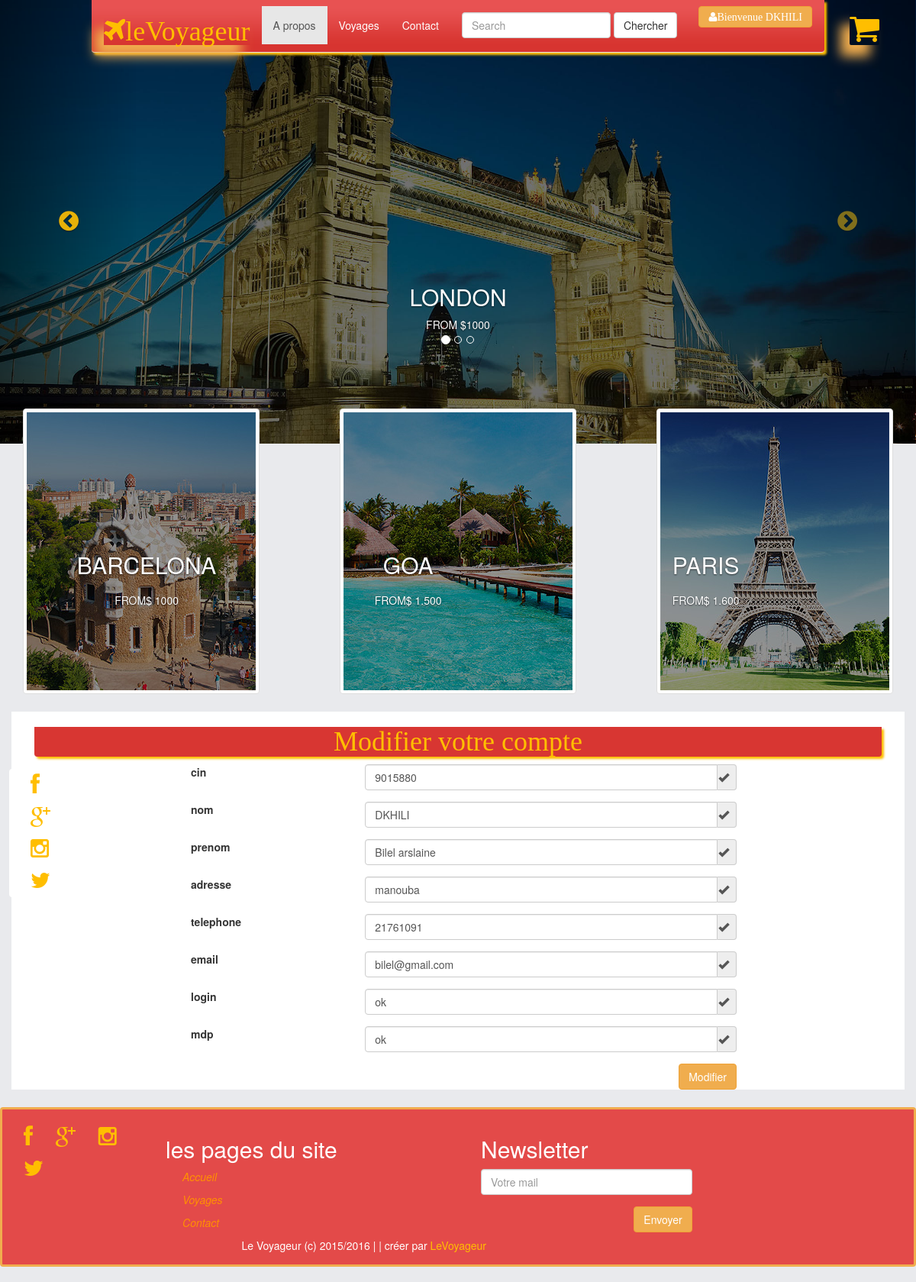
Page /levoyageurvBootstrap/modifinfoperso.php (signed in) on the committed database.
### tables this page shows
CREATE TABLE IF NOT EXISTS `client` (
  `id_client` int(11) NOT NULL AUTO_INCREMENT,
  `nom` varchar(20) NOT NULL,
  `prenom` varchar(20) NOT NULL,
  `cin` int(11) NOT NULL,
  `adresse` varchar(100) NOT NULL,
  `mail` varchar(100) NOT NULL,
  `login` varchar(100) NOT NULL,
  `mdp` varchar(100) NOT NULL,
  `role` int(11) NOT NULL,
  `nb_achat` int(11) NOT NULL,
  `tel` int(11) NOT NULL,
  PRIMARY KEY (`id_client`)
);

### levoyageurvBootstrap/modifinfoperso.php (the view, shortened to what this page needs)
<!DOCTYPE html>
<html lang="en">
<head>
<?php  include("front/head.php");  ?>
	</head>
	<body class="page1" id="top">
<?php
include ("front/nav.php");
include ("front/carousel.php");
include ("front/aprescarousel.php");
 ?>
			<div class="container content-body">
				<section class="row">
						<div class="col-xs-2 col-sm-2 col-md-2  col-lg-2 navbar-fixed-top sidebar-offcanvas text-align sidbar-social" id="sidebar" >
							<a class="btn btn-social-icon btn-facebook" onclick="_gaq.push(['_trackEvent', 'btn-social-icon', 'click', 'btn-facebook']);"><i class="fa fa-2x fa-facebook"></i></a>
							<a class="btn btn-social-icon btn-google" onclick="_gaq.push(['_trackEvent', 'btn-social-icon', 'click', 'btn-google']);"><i class="fa fa-2x   fa-google-plus"></i></a>
							<a class="btn btn-social-icon btn-instagram" onclick="_gaq.push(['_trackEvent', 'btn-social-icon', 'click', 'btn-instagram']);"><i class="fa fa-2x fa-instagram"></i></a>
							<a class="btn btn-social-icon btn-twitter" onclick="_gaq.push(['_trackEvent', 'btn-social-icon', 'click', 'btn-twitter']);"><i class="fa fa-2x fa-twitter"></i></a>
						</div>
						<div class="col-lg-12 col-md-12 col-xs-12 col-sm-12 ">
<div class=" col-lg-12 col-md-12 col-xs-12 col-sm-12 text-center">
						<h1 class="head1">Modifier votre compte</h1>
					</div>
	<?php
	include('php/connect-db.php');
		$id_client=$_SESSION['id_client'] ;
		$result = $mysqli->query("SELECT * FROM client where id_client='".$id_client."'");
		$row = $result->fetch_assoc();
		$nom = $row['nom'];
		$prenom = $row['prenom'];
		$login = $row['login'];
		$mdp = $row['mdp'];
		$adresse = $row['adresse'];
		$mail = $row['mail'];
		$tel = $row['tel'];
		$cin = $row['cin'];
		?>
			<form role="form" action="" method="post" >
				<div class="col-lg-8 col-lg-offset-2">
					<div class="form-group">
                         <label  for="InputName " class="  col-lg-4">cin</label>
						<div class="input-group col-lg-8 pull-rigth ">
							<input type="text"   value="<?php echo $cin;?>" class="form-control" name="cin" id="mail" placeholder="Enter votre nom" required>
							<span class="input-group-addon"><i class="glyphicon glyphicon-ok form-control-feedback"></i></span></div>
						</div>
						<div class="form-group">
						<label for="InputName "class="  col-lg-4">nom</label>
						<div class="input-group col-lg-8 pull-rigth">
							<input type="text"   value="<?php echo $nom;?>" class="form-control" name="nom" id="mail" placeholder="Enter votre nom" required>
							<span class="input-group-addon"><i class="glyphicon glyphicon-ok form-control-feedback"></i></span></div>
						</div>
						<div class="form-group">
							<label for="InputEmail"class="  col-lg-4">prenom</label>
							<div class="input-group col-lg-8 pull-rigth">
								<input  value="<?php echo $prenom;?>"  type="text" class="form-control" id="InputEmail" name="prenom" placeholder="Enter l prenom" required  >
								<span class="input-group-addon"><i class="glyphicon glyphicon-ok form-control-feedback"></i></span></div>
							</div>
							<div class="form-group">
								<label for="InputMessage" class="  col-lg-4">adresse</label>
								<div class="input-group col-lg-8 pull-rigth">
								<input value="<?php echo $adresse;?>"  type="text" class="form-control" id="InputEmail" name="adresse" placeholder="Enter l prenom" required  >
								<span class="input-group-addon"><i class="glyphicon glyphicon-ok form-control-feedback"></i></span></div>
							</div>
							<div class="form-group">
								<label for="InputMessage"class="  col-lg-4">telephone</label>
								<div class="input-group col-lg-8 pull-rigth">
								<input value="<?php echo $tel;?>"  type="text" class="form-control" id="InputEmail" name="tel" placeholder="Enter l prenom" required  >
								<span class="input-group-addon"><i class="glyphicon glyphicon-ok form-control-feedback"></i></span></div>
							</div>
							<div class="form-group">
								<label for="InputMessage"class="  col-lg-4">email</label>
								<div class="input-group col-lg-8 pull-rigth">
								<input  value="<?php echo $mail;?>"  type="text" class="form-control" id="InputEmail" name="mail" placeholder="Enter l prenom" required  >
								<span class="input-group-addon"><i class="glyphicon glyphicon-ok form-control-feedback"></i></span></div>
							</div>
							<div class="form-group">
								<label for="InputMessage"class="  col-lg-4">login</label>
								<div class="input-group col-lg-8 pull-rigth">
								<input  value="<?php echo $login;?>"  type="text" class="form-control" id="InputEmail" name="login" placeholder="Enter l prenom" required  >
								<span class="input-group-addon"><i class="glyphicon glyphicon-ok form-control-feedback"></i></span></div>
							</div>
							<div class="form-group">
								<label for="InputMessage" class="  col-lg-4">mdp</label>
								<div class="input-group col-lg-8 pull-rigth">
								<input  value="<?php echo $mdp;?>"  type="text" class="form-control" id="InputEmail" name="mdp" placeholder="Enter l prenom" required  >
								<span class="input-group-addon"><i class="glyphicon glyphicon-ok form-control-feedback"></i></span></div>
							</div>
							<input type="submit" name="submit" id="submit" value="Modifier" class="btn btn-warning pull-right">
						</div>
					</form>
      </div>
</div>
<?php
include("front/footer.php");
 ?>
</body>
</html>

### rows in the picture
client: cin "9015880", nom "DKHILI", prenom "Bilel arslaine", adresse "manouba", tel "21761091", mail "bilel@gmail.com", login "ok", mdp "ok"

### other values in the picture
$_SESSION['nom'] "DKHILI"
